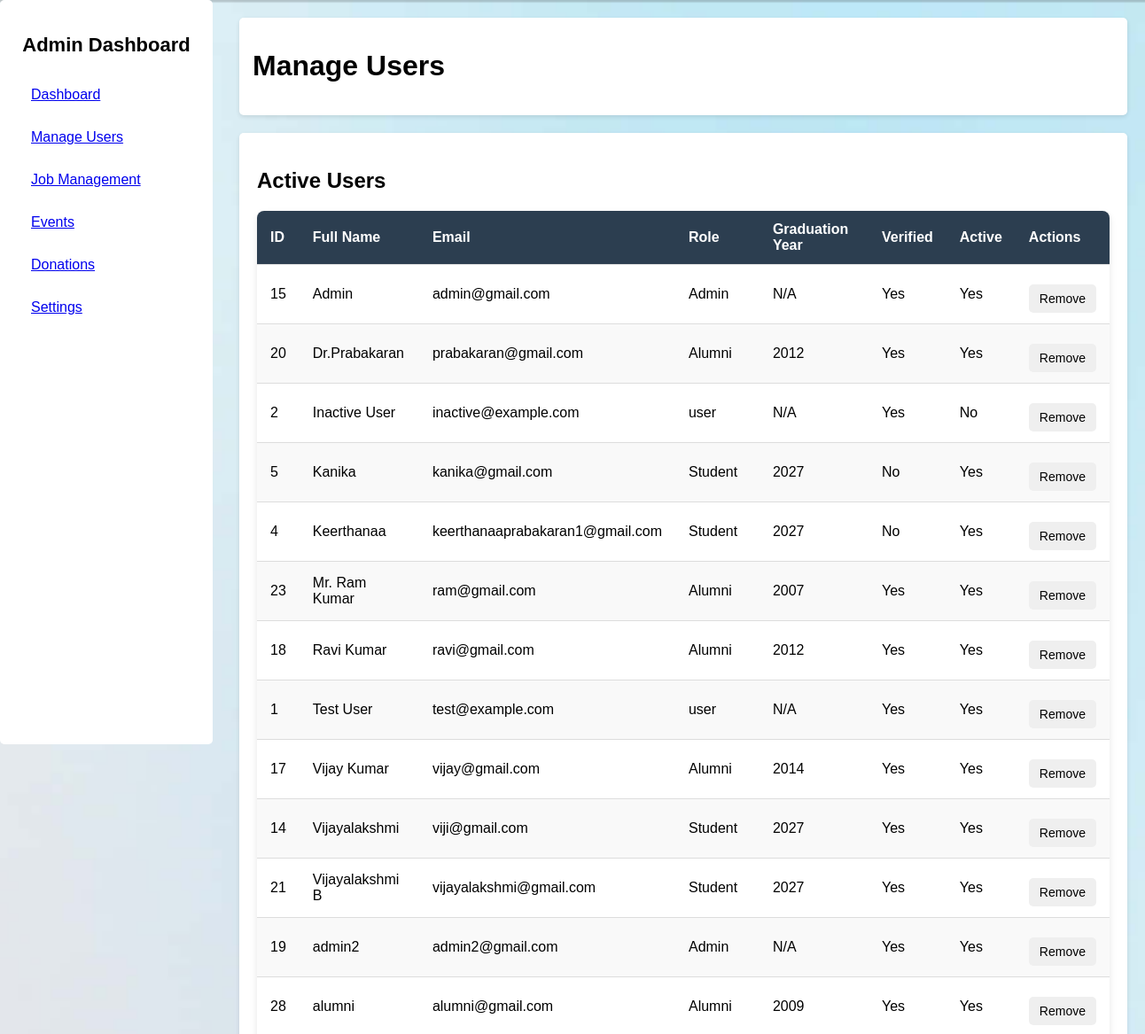
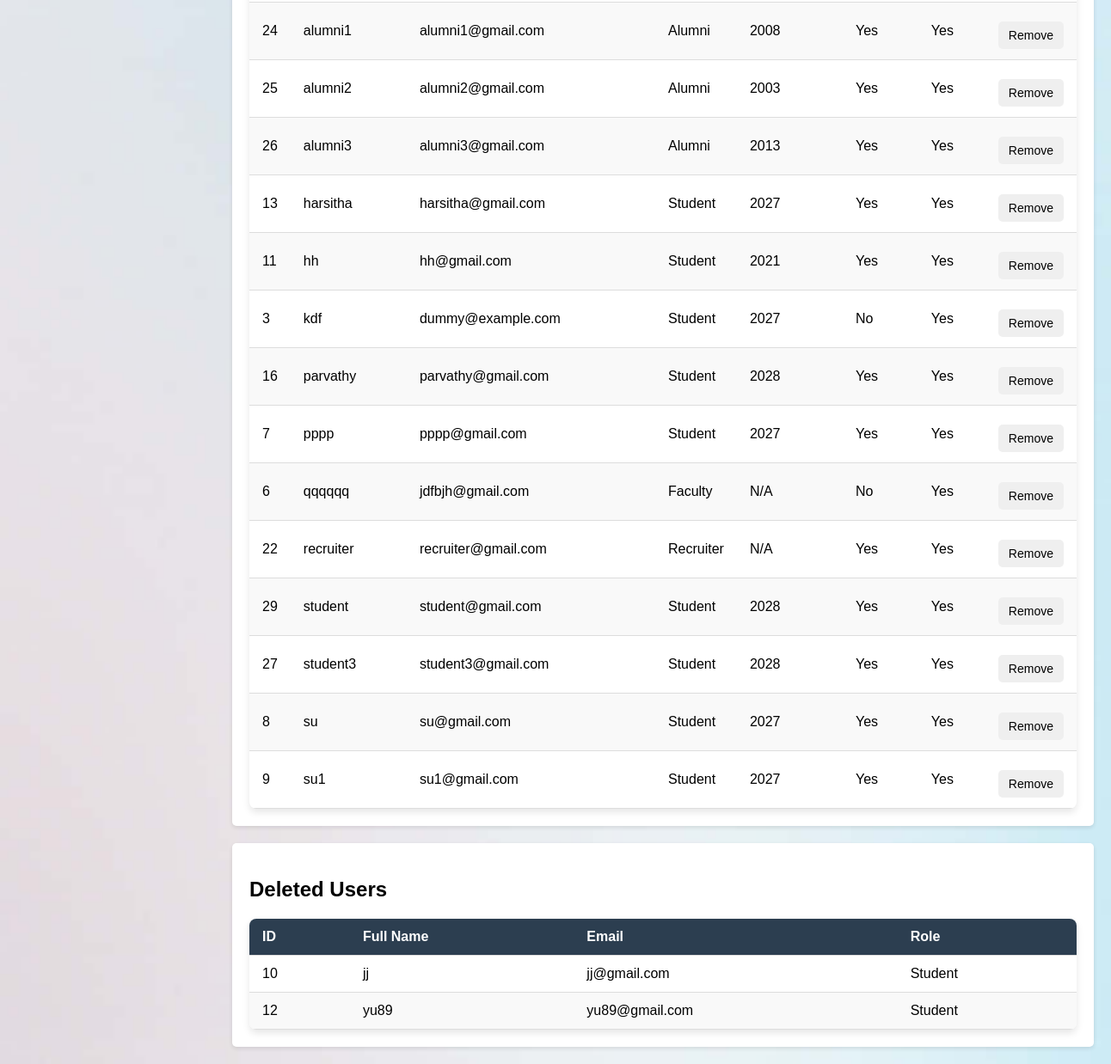
Screenshot of /admin/users with the database file from the repository (2 pictures, top to bottom).
### tables this page shows
CREATE TABLE user (
            id INTEGER PRIMARY KEY AUTOINCREMENT,
            fullname TEXT NOT NULL,
            email TEXT UNIQUE NOT NULL,
            password_hash TEXT NOT NULL,
            role TEXT DEFAULT 'user',
            graduation_year INTEGER,
            verified BOOLEAN DEFAULT 0,
            active BOOLEAN DEFAULT 1,
            failed_attempts INTEGER DEFAULT 0,
            locked_until TEXT,
            created_at TEXT DEFAULT CURRENT_TIMESTAMP
        , first_name TEXT, last_name TEXT, department TEXT, resume BLOB, privacy TEXT DEFAULT 'public', avatar BLOB, last_failed_attempt TEXT);

CREATE TABLE deleted_users (
            id INTEGER PRIMARY KEY AUTOINCREMENT,
            fullname TEXT NOT NULL,
            email TEXT UNIQUE NOT NULL,
            password_hash TEXT,
            role TEXT DEFAULT 'user',
            graduation_year INTEGER,
            verified BOOLEAN DEFAULT 0,
            active BOOLEAN DEFAULT 0,
            created_at TEXT,
            privacy TEXT DEFAULT 'public',
            failed_attempts INTEGER DEFAULT 0,
            locked_until TEXT,
            deleted_at TEXT DEFAULT CURRENT_TIMESTAMP
        );

### app.py (the view)
@app.route('/admin/users')
def get_users():
    conn = get_db()
    try:
        active_users = conn.execute("""
            SELECT id, fullname, email, role, graduation_year, verified, active
            FROM user
            ORDER BY fullname
        """).fetchall()
        deleted_users = conn.execute("""
            SELECT id, fullname, email, role
            FROM deleted_users
            ORDER BY fullname
        """).fetchall()
        return render_template('users.html',
                            users=active_users,
                            deleted_users=deleted_users)
    finally:
        conn.close()

### app.py (called while the page is built)
def get_db():
    conn = sqlite3.connect(DB_PATH)
    conn.row_factory = sqlite3.Row
    conn.execute("PRAGMA foreign_keys = ON")
    return conn

### templates/users.html (shortened to what this page needs)
<!DOCTYPE html>
<html lang="en">
<head>
</head>
<body>
    <div class="sidebar">
        <h2>Admin Dashboard</h2>
        <ul>
            <li><a href="{{ url_for('admin') }}">Dashboard</a></li>
            <li><a href="{{ url_for('get_users') }}" class="active">Manage Users</a></li>
            <li><a href="{{ url_for('jobp') }}">Job Management</a></li>
            <li><a href="{{ url_for('events_admin') }}">Events</a></li>
            <li><a href="{{ url_for('donation') }}">Donations</a></li>
            <li><a href="{{ url_for('settings') }}">Settings</a></li>
        </ul>
    </div>
    <div class="main-content">
        <header>
            <h1>Manage Users</h1>
        </header>
        <section>
            <h2>Active Users</h2>
            <table class="user-table">
                <thead>
                    <tr>
                        <th>ID</th>
                        <th>Full Name</th>
                        <th>Email</th>
                        <th>Role</th>
                        <th>Graduation Year</th>
                        <th>Verified</th>
                        <th>Active</th>
                        <th>Actions</th>
                    </tr>
                </thead>
                <tbody>
                    {% for user in users %}
                    <tr>
                        <td>{{ user.id }}</td>
                        <td>{{ user.fullname }}</td>
                        <td>{{ user.email }}</td>
                        <td>{{ user.role }}</td>
                        <td>{{ user.graduation_year or 'N/A' }}</td>
                        <td>{{ 'Yes' if user.verified else 'No' }}</td>
                        <td>{{ 'Yes' if user.active else 'No' }}</td>
                        <td>
                            <form id="delete-form-{{ user.id }}" action="{{ url_for('delete_user', user_id=user.id) }}" method="POST">
                                <button type="button" class="remove-btn" onclick="confirmAction('delete', {{ user.id }})">
                                    Remove
                                </button>
                            </form>
                        </td>
                    </tr>
                    {% else %}
                    <tr><td colspan="8">No active users found.</td></tr>
                    {% endfor %}
                </tbody>
            </table>
        </section>
        <section>
            <h2>Deleted Users</h2>
            <table class="user-table">
                <thead>
                    <tr>
                        <th>ID</th>
                        <th>Full Name</th>
                        <th>Email</th>
                        <th>Role</th>
                    </tr>
                </thead>
                <tbody>
                    {% for user in deleted_users %}
                    <tr>
                        <td>{{ user.id }}</td>
                        <td>{{ user.fullname }}</td>
                        <td>{{ user.email }}</td>
                        <td>{{ user.role }}</td>
                    </tr>
                    {% else %}
                    <tr><td colspan="6">No deleted users found.</td></tr>
                    {% endfor %}
                </tbody>
            </table>
        </section>
    </div>
</body>
</html>

### templates/users.html (style rules this page uses)
body { display: flex; font-family: Arial, sans-serif; background:url('/static/images/admin.png')no-repeat center center/cover; background-size: cover; background-position: center; background-repeat: no-repeat; background-attachment: fixed; margin: 0; transition: background 0.3s ease, color 0.3s ease; }
.sidebar { width: 200px; background:white; height: 100vh; color: black; padding: 20px; position: fixed; transition: transform 0.3s ease-in-out; margin-top:0px; border-radius: 5px; }
.sidebar h2 { text-align: center; font-size: 22px; }
.sidebar ul { list-style: none; padding: 0; }
.sidebar ul li { padding: 15px; display: flex; align-items: center; }
.main-content { margin-left: 250px; flex: 1; padding: 20px; transition: margin-left 0.3s ease-in-out; }
header { display: flex; justify-content: space-between; align-items: center; background: #fff; padding: 15px; border-radius: 5px; box-shadow: 0 2px 5px rgba(0,0,0,0.1); }
button { padding: 10px 15px; border: none; cursor: pointer; margin-top: 10px; transition: 0.3s; }
section { background: white; padding: 20px; margin-top: 20px; border-radius: 5px; box-shadow: 0 2px 5px rgba(0,0,0,0.1); }
section { background: white; padding: 20px; margin-top: 20px; border-radius: 5px; box-shadow: 0 2px 5px rgba(0, 0, 0, 0.1); }
table { width: 100%; border-collapse: collapse; margin-top: 20px; background: #fff; box-shadow: 0px 4px 8px rgba(0, 0, 0, 0.1); border-radius: 8px; overflow: hidden; }
thead { background-color: #2c3e50; color: white; text-align: left; }
th, td { padding: 12px 15px; border-bottom: 1px solid #ddd; }
tbody tr:nth-child(even) { background-color: #f9f9f9; }
button { padding: 8px 12px; border: none; cursor: pointer; border-radius: 5px; font-size: 14px; }

### rows the page displays
user: id "15", fullname "Admin", email "admin@gmail.com", role "Admin", graduation_year "N/A", verified "Yes", active "Yes"
user: id "20", fullname "Dr.Prabakaran", email "prabakaran@gmail.com", role "Alumni", graduation_year "2012", verified "Yes", active "Yes"
user: id "2", fullname "Inactive User", email "inactive@example.com", role "user", graduation_year "N/A", verified "Yes", active "No"
user: id "5", fullname "Kanika", email "kanika@gmail.com", role "Student", graduation_year "2027", verified "No", active "Yes"
user: id "4", fullname "Keerthanaa", email "keerthanaaprabakaran1@gmail.com", role "Student", graduation_year "2027", verified "No", active "Yes"
user: id "23", fullname "Mr. Ram Kumar", email "ram@gmail.com", role "Alumni", graduation_year "2007", verified "Yes", active "Yes"
user: id "18", fullname "Ravi Kumar", email "ravi@gmail.com", role "Alumni", graduation_year "2012", verified "Yes", active "Yes"
user: id "1", fullname "Test User", email "test@example.com", role "user", graduation_year "N/A", verified "Yes", active "Yes"
user: id "17", fullname "Vijay Kumar", email "vijay@gmail.com", role "Alumni", graduation_year "2014", verified "Yes", active "Yes"
user: id "14", fullname "Vijayalakshmi", email "viji@gmail.com", role "Student", graduation_year "2027", verified "Yes", active "Yes"
user: id "21", fullname "Vijayalakshmi B", email "vijayalakshmi@gmail.com", role "Student", graduation_year "2027", verified "Yes", active "Yes"
user: id "19", fullname "admin2", email "admin2@gmail.com", role "Admin", graduation_year "N/A", verified "Yes", active "Yes"
user: id "28", fullname "alumni", email "alumni@gmail.com", role "Alumni", graduation_year "2009", verified "Yes", active "Yes"
user: id "24", fullname "alumni1", email "alumni1@gmail.com", role "Alumni", graduation_year "2008", verified "Yes", active "Yes"
user: id "25", fullname "alumni2", email "alumni2@gmail.com", role "Alumni", graduation_year "2003", verified "Yes", active "Yes"
user: id "26", fullname "alumni3", email "alumni3@gmail.com", role "Alumni", graduation_year "2013", verified "Yes", active "Yes"
user: id "13", fullname "harsitha", email "harsitha@gmail.com", role "Student", graduation_year "2027", verified "Yes", active "Yes"
user: id "11", fullname "hh", email "hh@gmail.com", role "Student", graduation_year "2021", verified "Yes", active "Yes"
user: id "3", fullname "kdf", email "dummy@example.com", role "Student", graduation_year "2027", verified "No", active "Yes"
user: id "16", fullname "parvathy", email "parvathy@gmail.com", role "Student", graduation_year "2028", verified "Yes", active "Yes"
user: id "7", fullname "pppp", email "pppp@gmail.com", role "Student", graduation_year "2027", verified "Yes", active "Yes"
user: id "6", fullname "qqqqqq", email "jdfbjh@gmail.com", role "Faculty", graduation_year "N/A", verified "No", active "Yes"
user: id "22", fullname "recruiter", email "recruiter@gmail.com", role "Recruiter", graduation_year "N/A", verified "Yes", active "Yes"
user: id "29", fullname "student", email "student@gmail.com", role "Student", graduation_year "2028", verified "Yes", active "Yes"
user: id "27", fullname "student3", email "student3@gmail.com", role "Student", graduation_year "2028", verified "Yes", active "Yes"
user: id "8", fullname "su", email "su@gmail.com", role "Student", graduation_year "2027", verified "Yes", active "Yes"
user: id "9", fullname "su1", email "su1@gmail.com", role "Student", graduation_year "2027", verified "Yes", active "Yes"
deleted_users: id "10", fullname "jj", email "jj@gmail.com", role "Student"
deleted_users: id "12", fullname "yu89", email "yu89@gmail.com", role "Student"
